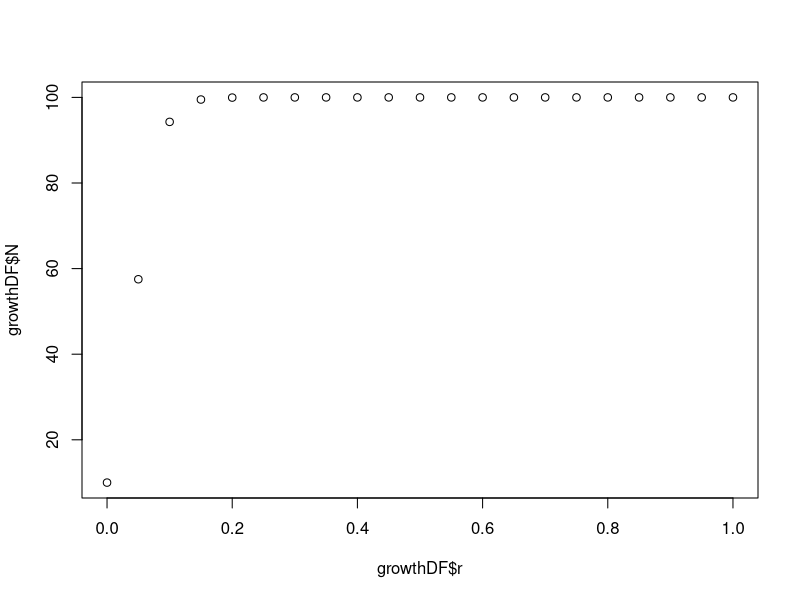
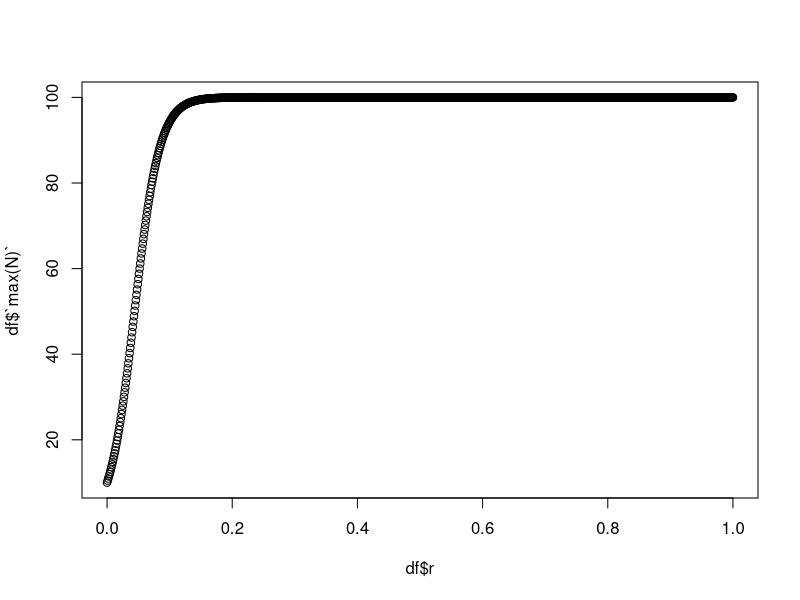

These figures' R source, in order: (Note: this script raises an error after producing the figures.)
#For Loops
###########
#Sof Antelo 
#Comp Bio 6100
#2/12/26


#for (var in seq) { # start of for loop

# body of for loop 
# } # end of for loop

#var is a counter variable that will hold the current value of the loop
#seq is an integer vector (or a vector of character strings) that defines the starting and ending values of the loop

for (i in 1:5) {
  cat("stuck in a loop","\n")
  cat(3 + 2,"\n")
  cat(runif(1),"\n")
}

print(i)

# use a counter variable that maps to the position of each element
my_dogs <- c("chow","akita","malamute","husky","samoyed")
for (i in 1:length(my_dogs)){
  cat("i =",i,"my_dogs[i] =" ,my_dogs[i],"\n")
}

#potential hazard is if the vector we are working with is empty
#So, a safer way is to use seq_along function:
my_bad_dogs <- NULL
for (i in 1:length(my_bad_dogs)){
  cat("i =",i,"my_bad_dogs[i] =" ,my_bad_dogs[i],"\n")
}

for (i in seq_along(my_dogs)){
  cat("i =",i,"my_dogs[i] =" ,my_dogs[i],"\n")
}

#what happens when the vector is empty:
# This time we correctly skip my_bad_dogs and do not make the loop
for (i in seq_along(my_bad_dogs)){
  cat("i =",i,"my_bad_dogs[i] =" ,my_bad_dogs[i],"\n")
}

#constant that we use to define the length of the vector:
zz <- 5
for (i in seq_len(zz)){
  cat("i =",i,"my_dogs[i] =" ,my_dogs[i],"\n")
}


#Tip 1: dont do things in loops that you dont need to 
for (i in 1:length(my_dogs)){
  my_dogs[i] <- toupper(my_dogs[i])
  cat("i =",i,"my_dogs[i] =" ,my_dogs[i],"\n")
}
my_dogs <- tolower(my_dogs)

#Tip 2: Dont change object dimensions in the loop
my_dat <- runif(1)
for (i in 2:10) {
  temp <- runif(1) #temporary, random number
  my_dat <- c(my_dat,temp) # do not change vector size in the loop!
  #cat("loop number =",i,"vector element =", my_dat[i],"\n")
}
print(my_dat)

#Tip 3:  Don't write a loop if you can vectorize an operation
#Even efficients loop will always take longer than vector
my_dat <- 1:10
for (i in seq_along(my_dat)) {
  my_dat[i] <-  my_dat[i] + my_dat[i]^2
  cat("loop number =",i,"vector element =", my_dat[i],"\n")
}
#No loop is needed here
z <- 1:10
z <- z + z^2
print(z)
###
  ##because R is based in math: 
  ###a plain equation will not require a loop, 
  ###will be fast
###

#Tip 4: Always remember the difference between i and z[i]
z <- c(10,2,4)
for (i in seq_along(z)) {
  cat("i =",i,"z[i] = ",z[i],"\n")
}
print(i)

#Tip 5: Use next to skip elements in loop
z <- 1:20
#what if we want to work with only the odd-numbers?
for(i in seq_along((z))){
  if(i %% 2==0) next
  print(i)
}

#next is a control structure that skips, in response to if
# Another method, probably faster (why?)
z <- 1:20
zsub <- z[z %% 2!=0] # contrast with logical expression in previous if statement!
length(z)
for (i in seq_along(zsub)) {
  cat("i = ",i,"zsub[i] = ",zsub[i],"\n")
}

################

# LOGISTIC GROWTH FUNCTION
######################################################
# Function Name: logistic_growth
#
# Purpose:
#   Simulates continuous-time logistic population growth using the
#   closed-form solution to the logistic differential equation.
#   Returns a tidy dataframe suitable for plotting or further analysis.
#
# Inputs:
#   N0 (numeric)  : Initial population size at time t = 0
#   r  (numeric)  : Intrinsic growth rate
#   K  (numeric)  : Carrying capacity
#   t_max (numeric) : Maximum simulation time
#   dt (numeric)  : Time step used to generate the time vector
#
# Output:
#   data.frame containing:
#     time (numeric)        : Time values from 0 to t_max
#     population (numeric)  : Population size N(t) at each time
#     N0 (numeric)          : Initial population parameter used
#     r (numeric)           : Growth rate parameter used
#     K (numeric)           : Carrying capacity parameter used
######################################################
logistic_growth <- function(
  N0 = 10,
  r  = 0.3,
  K  = 100,
  t_max = 50,
  dt = 0.1
){
  
  # time vector
  time <- seq(0, t_max, by = dt)
  
  # logistic equation (closed-form solution)
  N <- K / (1 + ((K - N0) / N0) * exp(-r * time))
  
  # return tidy dataframe
  data.frame(
    time = time,
    population = N,
    N0 = N0,
    r = r,
    K = K
  )
}
######################################################
# END FUNCTION

# look at parameter space of the logistic growth model with loop

r_vec <- seq(0,1,by = .05) #vector of little r's
container_vec <- rep(NA, length(r_vec))

print(r_vec[i])
for(i in seq_along(r_vec)){
  temp_df <- logistic_growth(r = r_vec[i])
  max_n <- max(temp_df$population)
  container_vec[i] <- max_n
  print(max_n)
}

container_vec
growthDF <- data.frame(r = r_vec, N = container_vec)

head(growthDF)

plot(growthDF$r, y = growthDF$N) #kind of like a summary of the model rather than just one run
##############

#### 2/17/26

# 1. Initialize vector of 1000 r values from 0 to 1
r_values <- seq(0, 1, length.out = 1000)

# 2. Initialize storage container
max_n_values <- numeric(length(r_values))

# 3. Loop through r values
for (i in seq_along(r_values)) {
  temp <- logistic_growth(r = r_values[i])
  max_n_values[i] <- max(temp$population)
}

# make data frame
df <- data.frame(r_values, max_n_values)
names(df) <- c("r", "max(N)")


plot(x = df$r, y = df$`max(N)`)





##################################
# 2D parameter sweep for log growth function
# outputs matrix


# vectors for r and k parameters
r_values <- seq(0, 1, length.out = 100)
K_values <- seq(10, 1000, length.out = 100)


growth_sweep <- function(rvec, kvec){

  # create storage matrix for outputs
  stor_mat <- matrix(NA, nrow = length(rvec), ncol = length(kvec))

  for (i in seq_along(rvec)){ # rows
    for (j in seq_along(kvec)){ # cols

      # run log growth
      tmp_df <- logistic_growth(r = rvec[i], K = kvec[j])

      # store max n in 2d matrix
      stor_mat[i,j] <- max(tmp_df$population)
    }
  }
  return(stor_mat)
}

# run growth param sweep
growth_mat <- growth_sweep(rvec = r_values, kvec = K_values)









##################################
# 2D parameter sweep for log growth function
# outputs a data frame

numParms <- 100


# vectors for r and k parameters
r_values <- seq(0, 1, length.out = numParms)
K_values <- seq(10, 1000, length.out = numParms)



growth_sweep <- function(rvec, kvec){

  # row indexing variable
  counter <- 1

  # create storage dataframe
  dfLength <- length(rvec)*length(kvec) # how long is DF
  r_out <- rep(NA, dfLength)
  k_out <- rep(NA, dfLength)
  maxn_out <- rep(NA, dfLength)

  # turn vecs into df
  storageDF <- data.frame(r_out, k_out, maxn_out)


  # enter our loops
  for (i in seq_along(rvec)){ # rows
    for (j in seq_along(kvec)){ # cols

      # run log growth
      tmp_df <- logistic_growth(r = rvec[i], K = kvec[j])

      # store max n in dataframe
      storageDF$maxn_out[counter] <- mean(tmp_df$population)
      storageDF$r_out[counter] <- rvec[i] # value for r stored
      storageDF$k_out[counter] <- kvec[j] # value for k stored

      counter <- counter + 1 # increase counter
    }
  }
  return(storageDF)
}

# run growth param sweep
df <- growth_sweep(rvec = r_values, kvec = K_values)

df

ggplot(data = df, aes(x = r_out, y = k_out, fill= maxn_out)) + 
  geom_tile()









# create a random walk function

###############################
# NAME: ran_walk
# purpose: conducts a random walk
# input:times = number of time steps
#       n1 = initial pop size
#       lamda = finite rate of increase
#.      noise_sd = 10
# output:
#          vector n with population size > 0 until extinct.
#
library(ggplot2)



ran_walk <- function(times = 100, n1=50, lamda = 1, noise_sd = 10){
  n <- rep(NA, times) # create our output vec
  n[1] <- n1 # initialize init pop size
  noise <- rnorm(n = 100, mean = 0, sd = noise_sd) # created noise/error

  for (i in 1:(times-1)){
    n[i + 1] <- lamda*n[i] + noise[i]
    if(n[i + 1] <= 0){
      n[i + 1] <- NA
      cat("Population extinction at time", i+1, "\n")
      break
    }
  }
  return(n)
}

x <- ran_walk()
print(x)

# plotting with default values
qplot(x=1:100, y=ran_walk(), geom="line")

# no noise/not so random walk
qplot(x=1:100, y=ran_walk(noise_sd=0), geom="line")

# no noise and adjust lamda
qplot(x=1:100, y=ran_walk(lamda = 0.92, noise_sd=0), geom="line")

# add some stoch. make lamda > 1
qplot(x=1:100, y=ran_walk(lamda = 1.01, noise_sd=6), geom="line")
